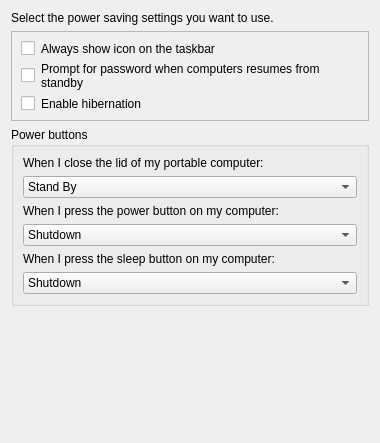
<?xml version="1.0" encoding="UTF-8"?>
<ui version="4.0">
 <class>PowerOptionsWidget</class>
 <widget class="QWidget" name="PowerOptionsWidget">
  <property name="geometry">
   <rect>
    <x>0</x>
    <y>0</y>
    <width>380</width>
    <height>443</height>
   </rect>
  </property>
  <property name="sizePolicy">
   <sizepolicy hsizetype="Fixed" vsizetype="Preferred">
    <horstretch>0</horstretch>
    <verstretch>0</verstretch>
   </sizepolicy>
  </property>
  <property name="minimumSize">
   <size>
    <width>380</width>
    <height>0</height>
   </size>
  </property>
  <property name="maximumSize">
   <size>
    <width>380</width>
    <height>16777215</height>
   </size>
  </property>
  <property name="windowTitle">
   <string>Form</string>
  </property>
  <layout class="QGridLayout" name="gridLayout_3">
   <item row="1" column="0">
    <widget class="QFrame" name="locationFrame">
     <property name="frameShape">
      <enum>QFrame::StyledPanel</enum>
     </property>
     <layout class="QGridLayout" name="gridLayout">
      <item row="0" column="0">
       <widget class="QCheckBox" name="showIconCheckBox">
        <property name="text">
         <string/>
        </property>
       </widget>
      </item>
      <item row="0" column="1">
       <widget class="QLabel" name="showIconLabel">
        <property name="sizePolicy">
         <sizepolicy hsizetype="Preferred" vsizetype="Preferred">
          <horstretch>1</horstretch>
          <verstretch>0</verstretch>
         </sizepolicy>
        </property>
        <property name="text">
         <string>Always show icon on the taskbar</string>
        </property>
        <property name="buddy">
         <cstring>showIconCheckBox</cstring>
        </property>
       </widget>
      </item>
      <item row="1" column="0">
       <widget class="QCheckBox" name="promptPasswordCheckBox">
        <property name="text">
         <string/>
        </property>
       </widget>
      </item>
      <item row="1" column="1">
       <widget class="QLabel" name="promptPasswordLabel">
        <property name="sizePolicy">
         <sizepolicy hsizetype="Preferred" vsizetype="Preferred">
          <horstretch>1</horstretch>
          <verstretch>0</verstretch>
         </sizepolicy>
        </property>
        <property name="text">
         <string>Prompt for password when computers resumes from standby</string>
        </property>
        <property name="wordWrap">
         <bool>true</bool>
        </property>
        <property name="buddy">
         <cstring>promptPasswordCheckBox</cstring>
        </property>
       </widget>
      </item>
      <item row="2" column="0">
       <widget class="QCheckBox" name="enableHibernationCheckBox">
        <property name="text">
         <string/>
        </property>
       </widget>
      </item>
      <item row="2" column="1">
       <widget class="QLabel" name="enableHibernationLabel">
        <property name="sizePolicy">
         <sizepolicy hsizetype="Preferred" vsizetype="Preferred">
          <horstretch>1</horstretch>
          <verstretch>0</verstretch>
         </sizepolicy>
        </property>
        <property name="text">
         <string>Enable hibernation</string>
        </property>
        <property name="buddy">
         <cstring>enableHibernationCheckBox</cstring>
        </property>
       </widget>
      </item>
     </layout>
    </widget>
   </item>
   <item row="3" column="0">
    <spacer name="verticalSpacer">
     <property name="orientation">
      <enum>Qt::Vertical</enum>
     </property>
     <property name="sizeHint" stdset="0">
      <size>
       <width>20</width>
       <height>40</height>
      </size>
     </property>
    </spacer>
   </item>
   <item row="2" column="0">
    <widget class="QGroupBox" name="powerGroupBox">
     <property name="title">
      <string>Power buttons</string>
     </property>
     <layout class="QGridLayout" name="gridLayout_2">
      <item row="0" column="0">
       <widget class="QLabel" name="closeLidLabel">
        <property name="text">
         <string>When I close the lid of my portable computer:</string>
        </property>
        <property name="buddy">
         <cstring>closeLidComboBox</cstring>
        </property>
       </widget>
      </item>
      <item row="1" column="0">
       <widget class="QComboBox" name="closeLidComboBox">
        <property name="currentIndex">
         <number>1</number>
        </property>
        <item>
         <property name="text">
          <string>Do nothing</string>
         </property>
        </item>
        <item>
         <property name="text">
          <string>Stand By</string>
         </property>
        </item>
        <item>
         <property name="text">
          <string>Hibernate</string>
         </property>
        </item>
       </widget>
      </item>
      <item row="2" column="0">
       <widget class="QLabel" name="pressPowerBtnLabel">
        <property name="text">
         <string>When I press the power button on my computer:</string>
        </property>
        <property name="buddy">
         <cstring>pressPowerBtnComboBox</cstring>
        </property>
       </widget>
      </item>
      <item row="3" column="0">
       <widget class="QComboBox" name="pressPowerBtnComboBox">
        <property name="currentIndex">
         <number>3</number>
        </property>
        <item>
         <property name="text">
          <string>Do nothing</string>
         </property>
        </item>
        <item>
         <property name="text">
          <string>Ask me what to do</string>
         </property>
        </item>
        <item>
         <property name="text">
          <string>Stand by</string>
         </property>
        </item>
        <item>
         <property name="text">
          <string>Shutdown</string>
         </property>
        </item>
        <item>
         <property name="text">
          <string>Hibernate</string>
         </property>
        </item>
       </widget>
      </item>
      <item row="4" column="0">
       <widget class="QLabel" name="pressSleepBtnLabel">
        <property name="text">
         <string>When I press the sleep button on my computer:</string>
        </property>
        <property name="buddy">
         <cstring>pressSleepBtnComboBox</cstring>
        </property>
       </widget>
      </item>
      <item row="5" column="0">
       <widget class="QComboBox" name="pressSleepBtnComboBox">
        <property name="currentIndex">
         <number>3</number>
        </property>
        <item>
         <property name="text">
          <string>Do nothing</string>
         </property>
        </item>
        <item>
         <property name="text">
          <string>Ask me what to do</string>
         </property>
        </item>
        <item>
         <property name="text">
          <string>Stand By</string>
         </property>
        </item>
        <item>
         <property name="text">
          <string>Shutdown</string>
         </property>
        </item>
        <item>
         <property name="text">
          <string>Hibernate</string>
         </property>
        </item>
       </widget>
      </item>
     </layout>
    </widget>
   </item>
   <item row="0" column="0">
    <widget class="QLabel" name="label_4">
     <property name="text">
      <string>Select the power saving settings you want to use.</string>
     </property>
    </widget>
   </item>
  </layout>
 </widget>
 <tabstops>
  <tabstop>showIconCheckBox</tabstop>
  <tabstop>promptPasswordCheckBox</tabstop>
  <tabstop>enableHibernationCheckBox</tabstop>
  <tabstop>closeLidComboBox</tabstop>
  <tabstop>pressPowerBtnComboBox</tabstop>
  <tabstop>pressSleepBtnComboBox</tabstop>
 </tabstops>
 <resources/>
 <connections/>
</ui>
